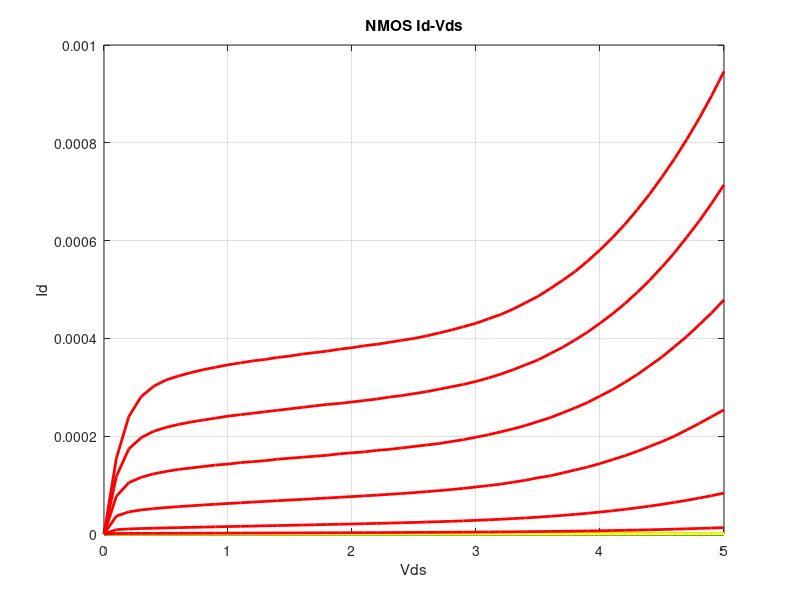
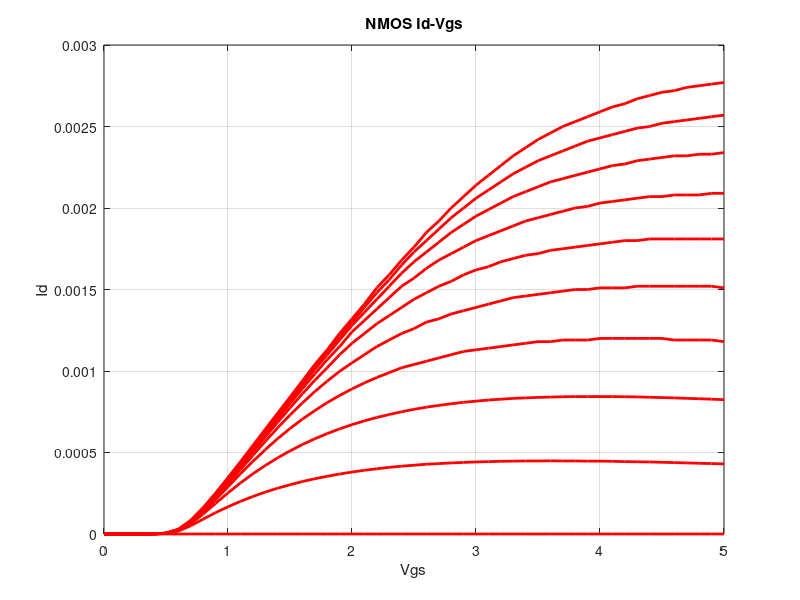
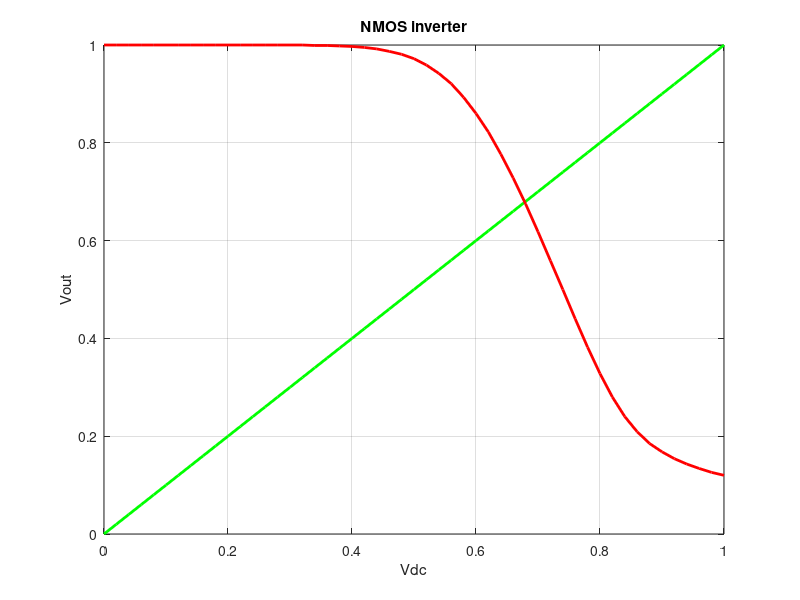
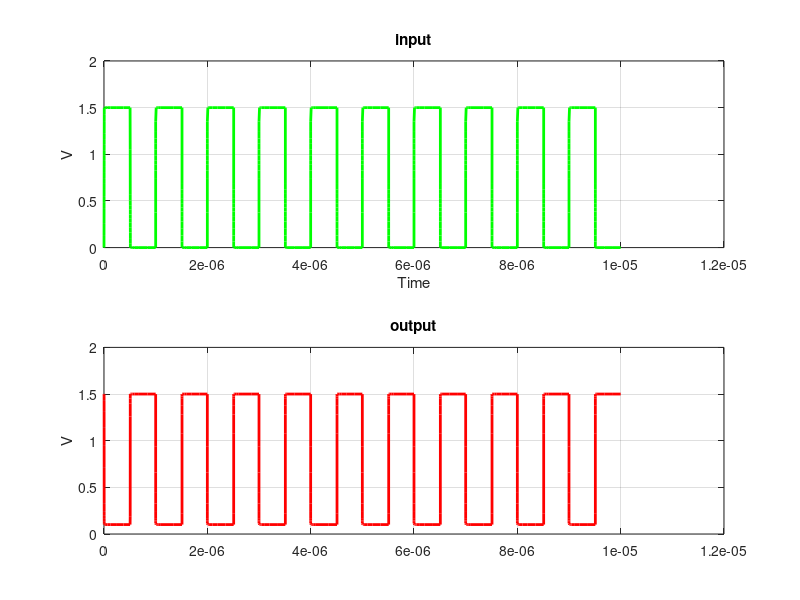

Recreate these plots in MATLAB, in order.
% nmos characteristics
nmos_Id_Vds=csvread('nmos/Id_Vds.csv');
dc = nmos_Id_Vds(:, 1);
col2 = nmos_Id_Vds(:, 2);
col3 = nmos_Id_Vds(:, 3);
col4 = nmos_Id_Vds(:, 4);
col5 = nmos_Id_Vds(:, 5);
col6 = nmos_Id_Vds(:, 6);
col7 = nmos_Id_Vds(:, 7);
col8 = nmos_Id_Vds(:, 8);
col9 = nmos_Id_Vds(:, 9);
col10 = nmos_Id_Vds(:, 10);
col11 = nmos_Id_Vds(:, 11);
figure(1)
plot(dc, col2, 'r','LineWidth',2)
hold on
plot(dc, col3, 'b','LineWidth',2)
hold on
plot(dc, col4, 'g','LineWidth',2)
hold on
plot(dc, col5, 'y','LineWidth',2)
hold on
plot(dc, col6, 'r','LineWidth',2)
hold on
plot(dc, col7, 'r','LineWidth',2)
hold on
plot(dc, col8, 'r','LineWidth',2)
hold on
plot(dc, col9, 'r','LineWidth',2)
hold on
plot(dc, col10, 'r','LineWidth',2)
hold on
plot(dc, col11, 'r','LineWidth',2)
hold on

title('NMOS Id-Vds')
xlabel('Vds')
ylabel('Id')
grid on


nmos_Id_Vgs=csvread('nmos/Id_Vgs.csv');
dc = nmos_Id_Vgs(:, 1);
col2 = nmos_Id_Vgs(:, 2);
col3 = nmos_Id_Vgs(:, 3);
col4 = nmos_Id_Vgs(:, 4);
col5 = nmos_Id_Vgs(:, 5);
col6 = nmos_Id_Vgs(:, 6);
col7 = nmos_Id_Vgs(:, 7);
col8 = nmos_Id_Vgs(:, 8);
col9 = nmos_Id_Vgs(:, 9);
col10 = nmos_Id_Vgs(:, 10);
col11 = nmos_Id_Vgs(:, 11);
figure(2)
plot(dc, col2, 'r','LineWidth',2)
hold on
plot(dc, col3, 'r','LineWidth',2)
hold on
plot(dc, col4, 'r','LineWidth',2)
hold on
plot(dc, col5, 'r','LineWidth',2)
hold on
plot(dc, col6, 'r','LineWidth',2)
hold on
plot(dc, col7, 'r','LineWidth',2)
hold on
plot(dc, col8, 'r','LineWidth',2)
hold on
plot(dc, col9, 'r','LineWidth',2)
hold on
plot(dc, col10, 'r','LineWidth',2)
hold on
plot(dc, col11, 'r','LineWidth',2)
hold on

title('NMOS Id-Vgs')
xlabel('Vgs')
ylabel('Id')
grid on


%nmos inverter with 1v
nmos_inverter = csvread('nmos/inverter_dc_1_5.csv');
dc = nmos_inverter(:,1);
Vout = nmos_inverter(:,2);
Vin = nmos_inverter(:,3);
figure(4)
plot(dc, Vin, 'g','LineWidth',2)
hold on
plot(dc, Vout, 'r','LineWidth',2)
title('NMOS inverter')
xlabel('Vdc')
ylabel('Vout')
grid on


%nmos inverter with pulse
nmos_inverter_pulse = csvread('nmos/inverter_pulse.csv');
dc = nmos_inverter_pulse(:,1);
Vout = nmos_inverter_pulse(:,2);
Vin = nmos_inverter_pulse(:,3);
figure(6)
title('NTFET inverter with pulse input')
subplot(2,1,1)
plot(dc, Vin, 'g','LineWidth',2)
title('input')
xlabel('Time')
ylabel('V')
grid on
subplot(2,1,2)
plot(dc, Vout,'r','LineWidth',2)
title('output')
ylabel('V')
grid on